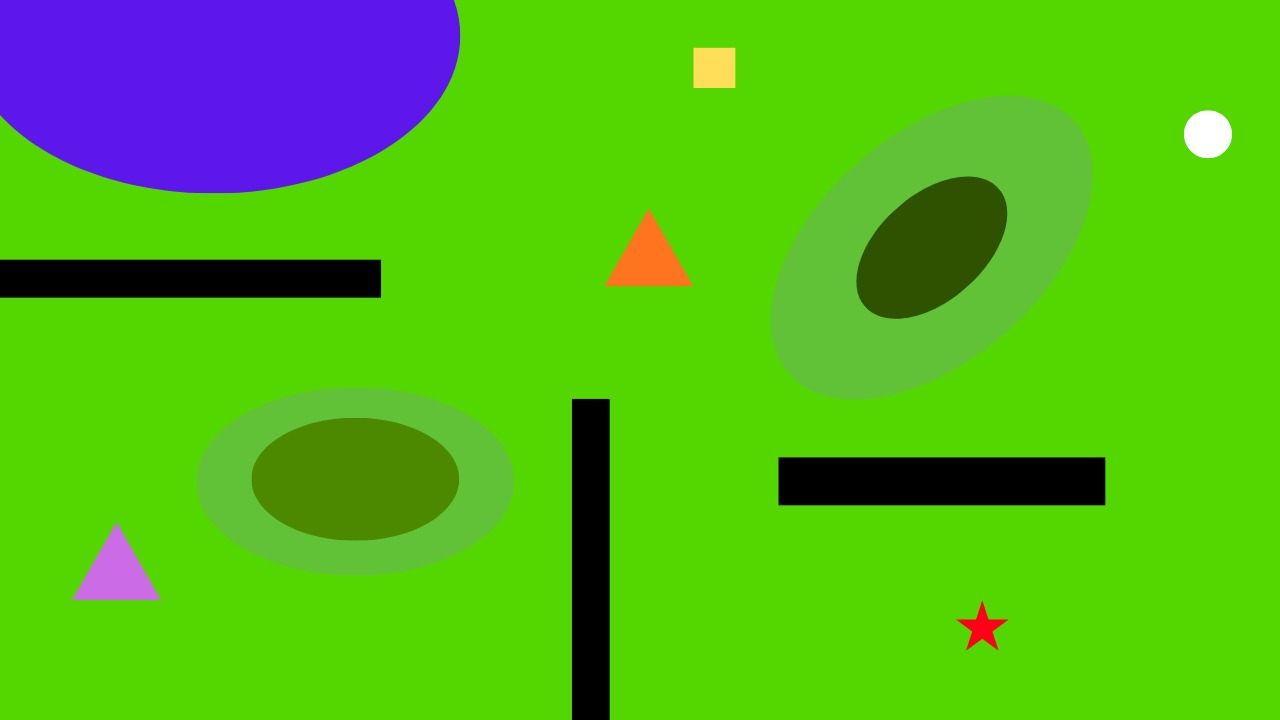
#> input picture UAS PROJECT/Input/IMAGE1.jpg, 1280 x 720 px, found by its file name
$ python main.py
#> lines starting #> are read from the running program, lines starting #| are printed output that depends on the picture; after the words box and inside, x2 and y2 are one past the last pixel; in counts of white or black regions, pixels touching at a corner belong together
import cv2 as cv
import numpy as np
import os

# LOADING OF IMAGE AND BGR TO HSV
image = cv.imread(r"C:/Python/UAS PROJECT/input/IMAGE1.jpg")
#> image is the input picture: shape (720, 1280, 3); mean B, G, R 25.9, 182.8, 83.2
hsv = cv.cvtColor(image, cv.COLOR_BGR2HSV)
#> hsv: shape (720, 1280, 3); mean H, S, V 53.8, 237, 201.3
output = image.copy()

# MASKING OF UNWANTED REGION
lower_green = np.array([30, 40, 20])
upper_green = np.array([80, 255, 255])
green_mask = cv.inRange(hsv, lower_green, upper_green)
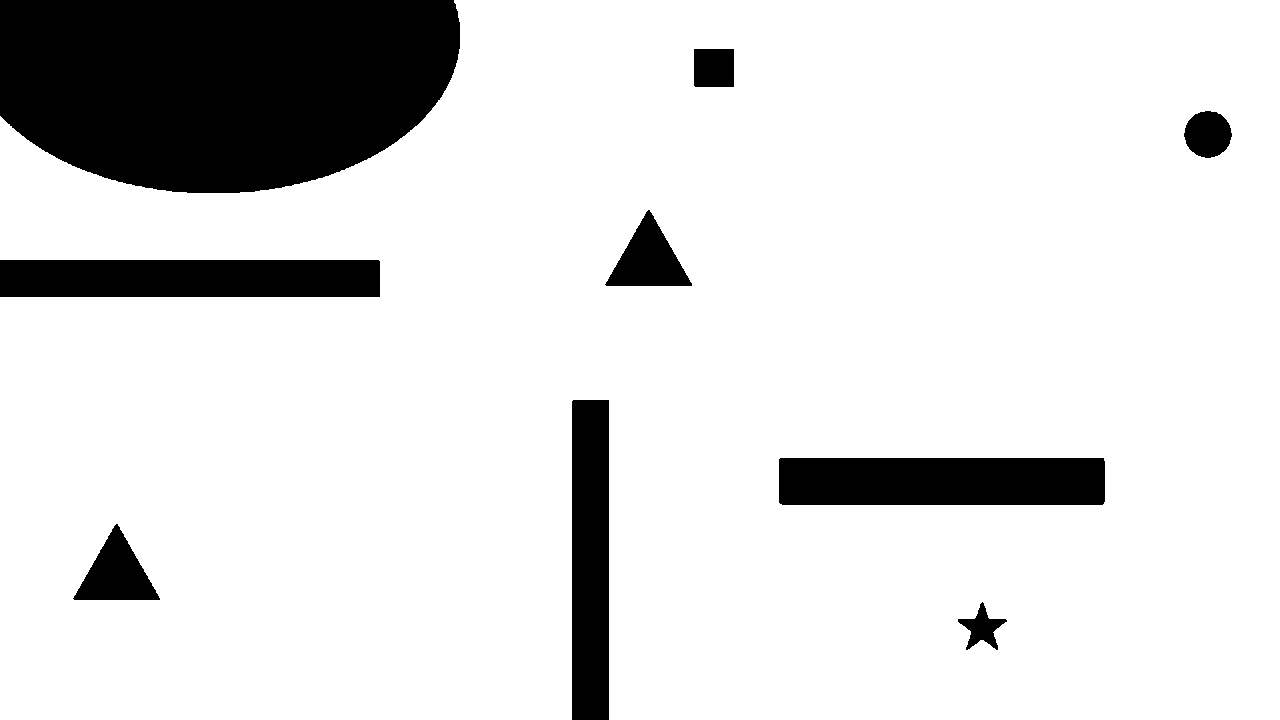
#> green_mask: shape (720, 1280); 86.1% white; 9 black regions, largest, box (x1, y1, x2, y2) and area: (0, 0, 460, 193) 75754, (779, 458, 1105, 505) 15310, (0, 260, 380, 297) 14059

lower_black = np.array([0, 0, 0])
upper_black = np.array([180, 255, 30])
black_mask = cv.inRange(hsv, lower_black, upper_black)
#> black_mask: shape (720, 1280); 4.5% white; 3 white regions, box (x1, y1, x2, y2) and area: (779, 458, 1105, 505) 15319, (0, 260, 381, 297) 14095, (572, 399, 609, 720) 11875

lower_blue = np.array([125, 50, 50])
upper_blue = np.array([150, 255, 255])
blue_mask = cv.inRange(hsv, lower_blue, upper_blue)
#> blue_mask: shape (720, 1280); 8.5% white; 2 white regions, box (x1, y1, x2, y2) and area: (0, 0, 460, 192) 75350, (74, 525, 159, 600) 3301

unwanted = cv.bitwise_or(green_mask, black_mask)
#> unwanted: shape (720, 1280); 90.6% white; 6 black regions, box (x1, y1, x2, y2) and area: (0, 0, 460, 193) 75754, (605, 210, 692, 286) 3430, (73, 524, 160, 600) 3418, (1184, 111, 1232, 158) 1718, (694, 49, 734, 87) 1519, (958, 602, 1007, 650) 952
unwanted = cv.bitwise_or(unwanted, blue_mask)
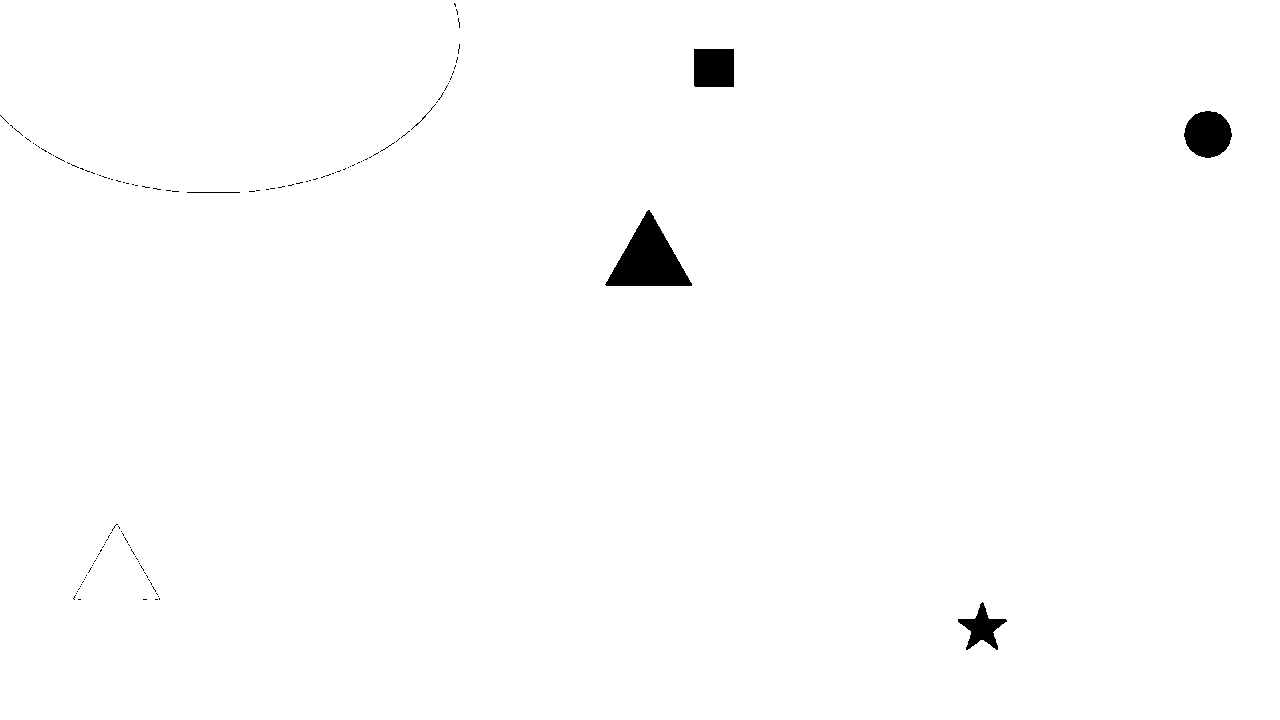
#> unwanted: shape (720, 1280); 99.1% white; 125 black regions (119 under 20 px), largest, box (x1, y1, x2, y2) and area: (605, 210, 692, 286) 3430, (1184, 111, 1232, 158) 1718, (694, 49, 734, 87) 1519, (958, 602, 1007, 650) 952, (187, 192, 240, 193) 53, (411, 104, 436, 130) 32
wanted = cv.bitwise_not(unwanted)

# MASKING FOR TERRAIN
lower_light_green = np.array([35, 100, 160])
upper_light_green = np.array([80, 255, 210])
light_green_mask = cv.inRange(hsv, lower_light_green, upper_light_green)
#> light_green_mask: shape (720, 1280); 9.4% white; 87 white regions (74 under 20 px), largest, box (x1, y1, x2, y2) and area: (769, 95, 1094, 400) 53711, (195, 387, 515, 576) 27908, (777, 454, 1107, 509) 1085

lower_mid_green = np.array([35, 150, 40])
upper_mid_green = np.array([80, 255, 170])
mid_green_mask = cv.inRange(hsv, lower_mid_green, upper_mid_green)
#> mid_green_mask: shape (720, 1280); 4% white; 14 white regions (8 under 20 px), largest, box (x1, y1, x2, y2) and area: (252, 418, 459, 540) 20095, (856, 176, 1008, 319) 14927, (778, 457, 1106, 506) 747, (0, 259, 381, 261) 382, (0, 297, 381, 298) 381, (609, 399, 610, 720) 321

lower_dark_green = np.array([43, 200, 50])
upper_dark_green = np.array([100, 255, 82])
dark_green_mask = cv.inRange(hsv, lower_dark_green, upper_dark_green)
#> dark_green_mask: shape (720, 1280); 1.4% white; 51 white regions (46 under 20 px), largest, box (x1, y1, x2, y2) and area: (858, 181, 1005, 317) 11785, (0, 297, 373, 298) 373, (609, 400, 610, 720) 320, (952, 179, 981, 184) 64, (1000, 203, 1004, 212) 21

# MASKING FOR STARTING AND ENDING TRIANGLE
lower_orange = np.array([5, 100, 100])
upper_orange = np.array([25, 255, 255])
orange_mask = cv.inRange(hsv, lower_orange, upper_orange)
#> orange_mask: shape (720, 1280); 0.55% white; 8 white regions (2 under 20 px), largest, box (x1, y1, x2, y2) and area: (606, 210, 692, 286) 3391, (695, 49, 733, 87) 1439, (984, 607, 1007, 637) 58, (958, 615, 978, 639) 52, (966, 639, 998, 650) 51, (978, 602, 984, 614) 21

lower_purple = np.array([140, 50, 50])
upper_purple = np.array([160, 255, 255])
purple_mask = cv.inRange(hsv, lower_purple, upper_purple)
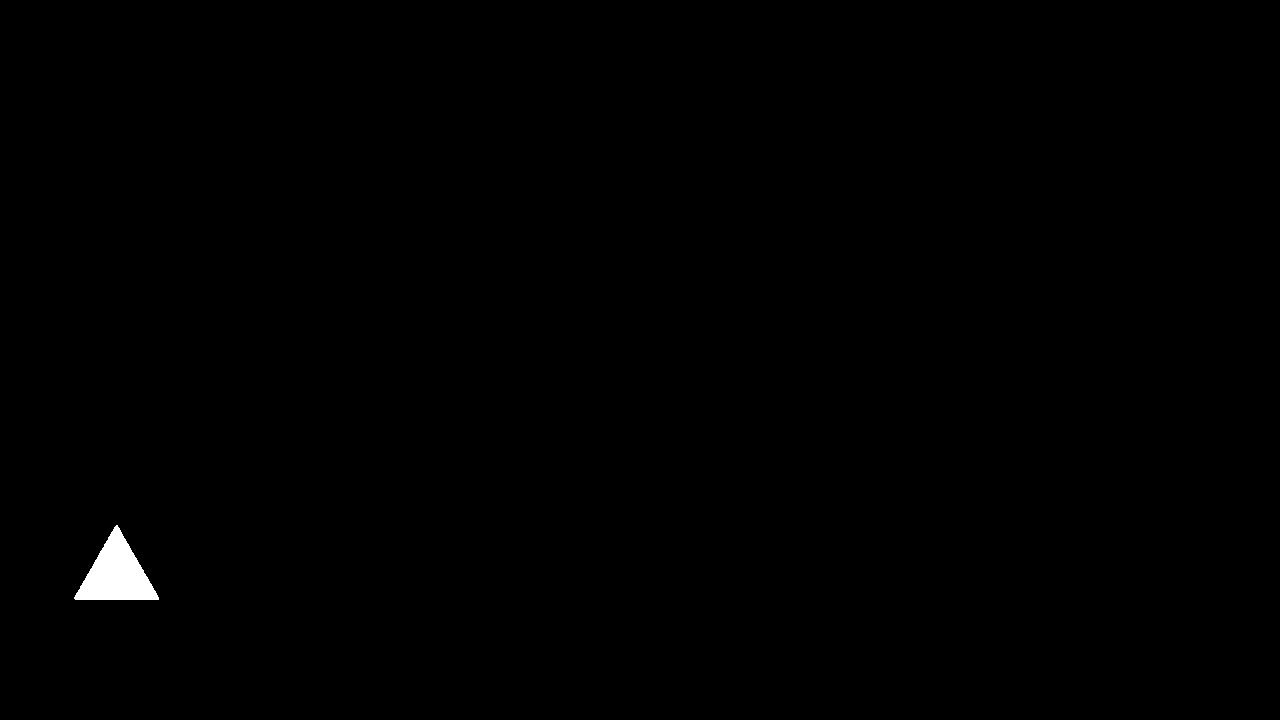
#> purple_mask: shape (720, 1280); 0.36% white; 1 white region

# DICTIONARIES TO CALCULATE PRIORITY SCORE
SHAPE_SCORE = {"Circle": 3, "Star": 1, "Square": 2}
COLOR_SCORE = {"Red": 3, "Yellow": 2, "White": 1}

# LEVEL OF TERRAIN
def get_level(x, y, w, h):
    px1, py1 = x + w // 2, y - 5
    px2, py2 = x + w // 2, y + h + 5
    px3, py3 = x - 5, y + h // 2
    px4, py4 = x + w + 5, y + h // 2

    points = [(px1, py1), (px2, py2), (px3, py3), (px4, py4)]

 # TO CHECK POINT IS WITHIN IMAGE AND THEN DECIDE ITS TERRAIN LEVEL
    for px, py in points:
        if px < 0 or py < 0 or px >= image.shape[1] or py >= image.shape[0]:
            continue
        if dark_green_mask[py, px] == 255:
            return 3
        if mid_green_mask[py, px] == 255:
            return 2
        if light_green_mask[py, px] == 255:
            return 1

    return 0

# TO IDENTIFY SHAPES USING CONTOUR
def get_shape(approx, area, perimeter):
    corners = len(approx)
    circularity = (4 * np.pi * area) / (perimeter * perimeter)

    if corners == 4 and circularity > 0.7:
        return "Square"
    elif circularity < 0.5:
        return "Star"
    else:
        return "Circle"


# TO IDENTIFY COLOUR OF SHAPE
def get_color(contour):
    mask = np.zeros(image.shape[:2], np.uint8) #FULL IMAGE BLACK
    cv.drawContours(mask, [contour], -1, 255, -1) #WHITE BOUNDARY TO SHAPES
    b, g, r, _ = cv.mean(image, mask=mask)

    if r > 180 and g < 100 and b < 100:
        return "Red"
    elif r > 180 and g > 180 and b < 130:
        return "Yellow"
    elif r > 180 and g > 180 and b > 180:
        return "White"
    else:
        return None

# START POINT ORANGE TRIANGLE
orange_contours, _ = cv.findContours(orange_mask, cv.RETR_EXTERNAL, cv.CHAIN_APPROX_SIMPLE)
#> orange_contours = 8 contours, 6 with area under 20; largest, box (x1, y1, x2, y2) and area: (606, 210, 692, 286) 3272, (695, 49, 733, 87) 1369
for c in orange_contours:
    if cv.contourArea(c) < 2000:
        continue
    M = cv.moments(c)
    sx, sy = int(M["m10"] / M["m00"]), int(M["m01"] / M["m00"])
    print("START point:", (sx, sy))
    cv.putText(output, "START", (sx - 30, sy - 20), cv.FONT_HERSHEY_SIMPLEX, 0.6, (0, 140, 255), 2)
#> this loop made 8 passes
#> (sx, sy) on pass 7: (648, 259)
#> (printed output is left out)

# END POINT PURPLE TRIANGLE
purple_contours, _ = cv.findContours(purple_mask, cv.RETR_EXTERNAL, cv.CHAIN_APPROX_SIMPLE)
#> purple_contours = 1 contour; box (x1, y1, x2, y2) and area: (74, 525, 159, 600) 3225
for c in purple_contours:
    if cv.contourArea(c) < 300:
        continue
    M = cv.moments(c)
    ex, ey = int(M["m10"] / M["m00"]), int(M["m01"] / M["m00"])
    print("END point:", (ex, ey))
    cv.putText(output, "END", (ex - 20, ey - 20), cv.FONT_HERSHEY_SIMPLEX, 0.6, (255, 0, 255), 2)
#> this loop made 1 pass
#> (ex, ey) on pass 1: (116, 573)
#> (printed output is left out)
#> output: shape (720, 1280, 3); mean B, G, R 25.9, 182.8, 83.2


# SPOTTING CASAULTIES(SHAPES)
contours, _ = cv.findContours(wanted, cv.RETR_EXTERNAL, cv.CHAIN_APPROX_SIMPLE)
#> contours = 125 contours, 121 with area under 20; largest, box (x1, y1, x2, y2) and area: (605, 210, 692, 286) 3311, (1184, 111, 1232, 158) 1652, (694, 49, 734, 87) 1442, (958, 602, 1007, 650) 870

casualties = []

for contour in contours:
    area = cv.contourArea(contour)
    if area < 300: #IGNORING SMALL CONTOURS FOR BETTER SHAPE SPOTTING
        continue

    perimeter = cv.arcLength(contour, True)
    approx = cv.approxPolyDP(contour, 0.02 * perimeter, True)

    if len(approx) == 3: #IGNORING TRIANGLE AS IT IS NOT A CASUALTY
        continue

    color = get_color(contour)
    if color is None:
        continue

    shape = get_shape(approx, area, perimeter)

    x, y, w, h = cv.boundingRect(contour)
    cx, cy = x + w // 2, y + h // 2
    level = get_level(x, y, w, h)

    # SEVERITY SCORE FOR APPROACHING CASUALTY
    severity = SHAPE_SCORE[shape] * COLOR_SCORE[color]
    casualties.append([cx, cy, shape, color, level, severity, (x, y, w, h)])
#> this loop made 125 passes
#> (area, perimeter, b in get_color, g in get_color, r in get_color, color, corners in get_shape, circularity in get_shape) on pass 1: (869.5, 190.8, 18.36, 26.34, 228, 'Red', 10, 0.3)
#> after the loop, casualties = [[982, 626, 'Star', 'Red', 0, 3, (958, 602, 49, 48)], [1208, 134, 'Circle', 'White', 0, 3, (1184, 111, 48, 47)], [714, 68, 'Square', 'Yellow', 0, 4, (694, 49, 40, 38)]]

# CASUALTY INFO GETTING STORED IN LIST
casualties.sort(key=lambda c: c[5], reverse=True)


# LOOP FOR GIVING RANK TO CASUALTY
rank = 1
for c in casualties:
    cx, cy, shape, color, level, severity, box = c
    x, y, w, h = box

    cv.rectangle(output, (x, y), (x + w, y + h), (0, 255, 0), 2)
    cv.putText( output, f"#{rank} {shape} L{level}",(x, y - 10),cv.FONT_HERSHEY_SIMPLEX,0.5,(0, 0, 255),1)
    rank += 1
#> this loop made 3 passes
#> (c, cx, cy, shape, color, severity, x, y) on passes 1 to 3: ([714, 68, 'Square', 'Yellow', 0, 4, (694, 49, 40, 38)], 714, 68, 'Square', 'Yellow', 4, 694, 49), ([982, 626, 'Star', 'Red', 0, 3, (958, 602, 49, 48)], 982, 626, 'Star', 'Red', 3, 958, 602), ([1208, 134, 'Circle', 'White', 0, 3, (1184, 111, 48, 47)], 1208, 134, 'Circle', 'White', 3, 1184, 111)
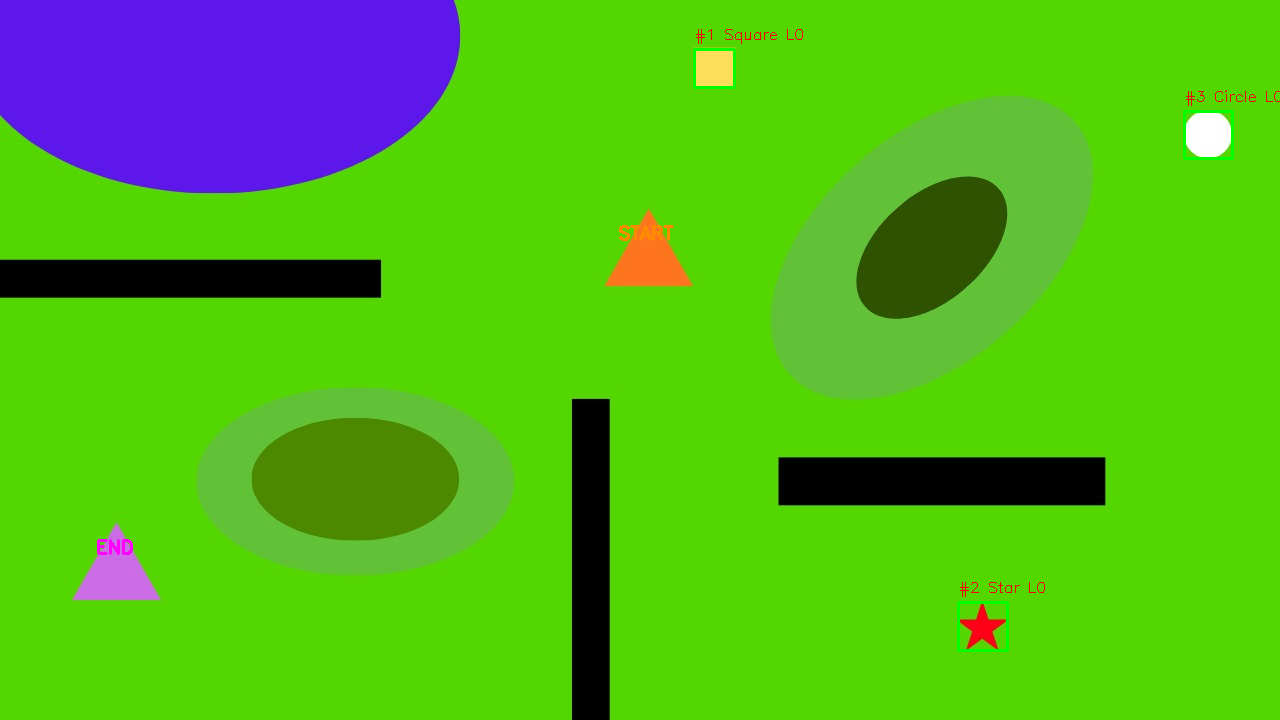
#> output: shape (720, 1280, 3); mean B, G, R 25.9, 182.7, 83.1
#> after the loop, rank = 4


# PRINTING RESULT
print("\nTotal Casualties:", len(casualties))
#| Total Casualties: 3
print("\nRank (Severity = Shape score x Color score):")

rank = 1

for c in casualties:
    cx, cy, shape, color, level, severity, box = c
    print(f"Rank {rank}: Coordinates=({cx},{cy})  Shape={shape}  Color={color}  "
          f"Severity={severity}  Level={level}")
    rank += 1
#> this loop made 3 passes
#> (c, cx, cy, shape, color, severity) on passes 1 to 3: ([714, 68, 'Square', 'Yellow', 0, 4, (694, 49, 40, 38)], 714, 68, 'Square', 'Yellow', 4), ([982, 626, 'Star', 'Red', 0, 3, (958, 602, 49, 48)], 982, 626, 'Star', 'Red', 3), ([1208, 134, 'Circle', 'White', 0, 3, (1184, 111, 48, 47)], 1208, 134, 'Circle', 'White', 3)
#> (printed output is left out)
#> after the loop, rank = 4

output_folder = r"C:/Python/UAS PROJECT/Output main"

output_path = os.path.join(output_folder, "IMAGE1.jpg")

success = cv.imwrite(output_path, output)

if success:
    print("\nOutput image saved successfully!")
    print("Saved at:", output_path)

cv.imshow("Casualties", output)
cv.waitKey(0)
cv.destroyAllWindows()
